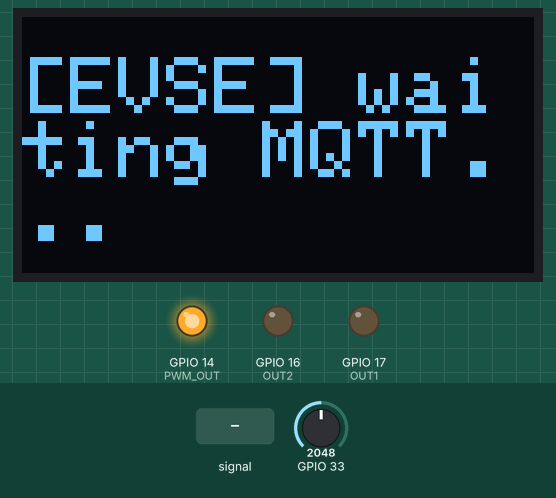
Bench run of a program on a simulated ESP32. Shown: 128×64 one-colour display, output pins drawn as LEDs (lit = HIGH). The test bench sets the inputs (shaded band); at power-on: GPIO 33 = 2048 (analog values on the 0–4095 scale). WiFi joins after 1.5 s; servers stay silent unless stated; no MQTT or app messages arrive unless stated; what the program prints to the serial monitor is not drawn.

Above: at 2.1 s.
At 6.6 s:
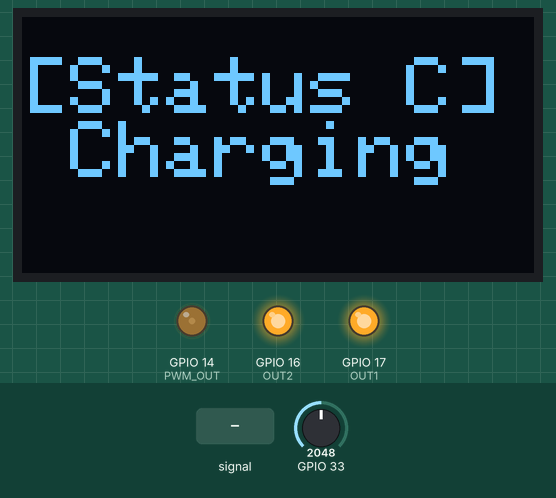
6.7 s: GPIO 33 fed a 200 Hz sine of ±1842 counts around its level
At 8.4 s:
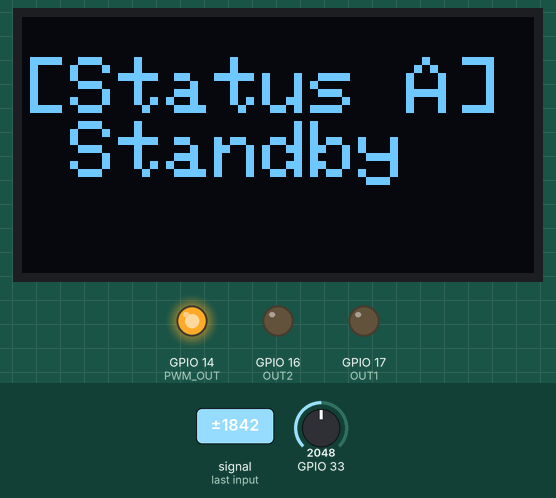
9.5 s: GPIO 33 set to 2866
At 11.9 s:
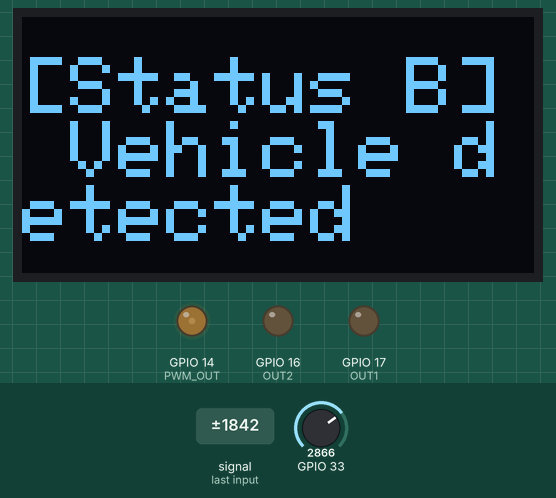
12.5 s: GPIO 33 set to 2517
15.0 s: GPIO 33 set to 2441
At 16.6 s:
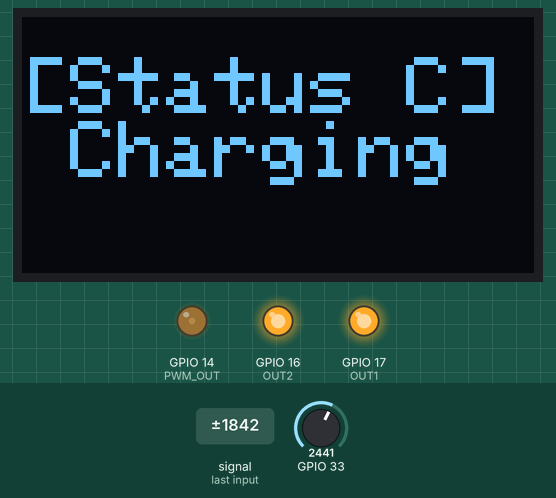
17.5 s: GPIO 33 set to 1311
20.5 s: GPIO 33 set to 1212
At 23.1 s:
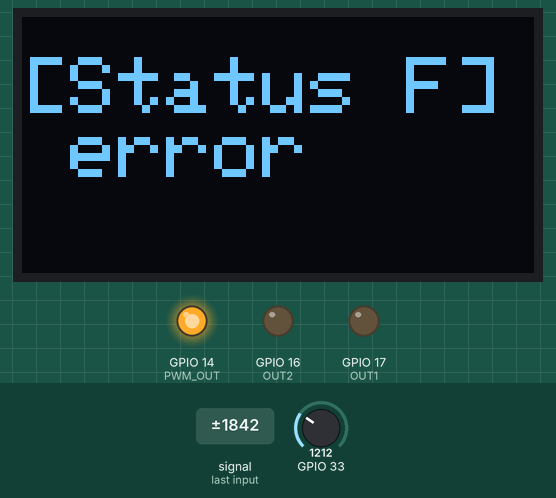
Timing chart, 0 to 24.5 s (numbered marks = the images above; inputs shaded):
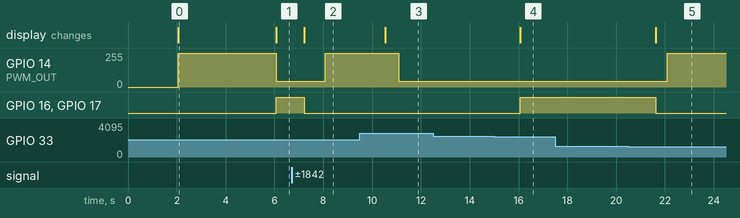

The program:

main.cpp
```cpp
#include <Arduino.h>

#include <driver/adc.h>
#include <driver/i2s.h>

#include <Wire.h>
#include <Adafruit_GFX.h>
#include <Adafruit_SSD1306.h>
#include <WiFi.h>
#include <PubSubClient.h>
#define MQTT true
#define SCREEN_WIDTH 128 // OLED width,  in pixels
#define SCREEN_HEIGHT 64 // OLED height, in pixels
// create an OLED display object connected to I2C
Adafruit_SSD1306 oled(SCREEN_WIDTH, SCREEN_HEIGHT, &Wire, -1);


TaskHandle_t pwmTask;   // 定義 PWM task 的 handle
TaskHandle_t readTask;  // 定義讀取 task 的 handle
TaskHandle_t printTask; // 定義print task 的 handle

const int PWM_OUT = 14;        // 設置 PWM 輸出引腳為 GPIO14
const int PWM_FREQ = 1000;    // 設置 PWM 頻率為 1 kHz
const int PWM_CHANNEL = 0;    // 設置 PWM 訊號通道為 0
const int PWM_RESOLUTION = 8; // 設置 PWM 分辨率為 8 位
const int OUT1 = 17;
const int OUT2 = 16;
//const int PWM_IN = 12;        // 設置 PWM 輸入引腳為 GPIO12
float pwm_voltage = 0;
int PWM_current = 60;
bool MQTT_ready = false;
// WiFi
const char *ssid = "NEAT_2.4G";     // Enter your WiFi name
const char *password = "221b23251"; // Enter WiFi password

// MQTT Broker
const char *mqtt_broker = "192.168.1.169";
const char *topic = "esp32/test";
const char *mqtt_username = "Sim_EVSE1";
const char *mqtt_password = "Sim_EVSE1";
const int mqtt_port = 1883;

WiFiClient espClient;
PubSubClient client(espClient);

void oled_display(String displayword)
{
  oled.clearDisplay(); // clear display

  oled.setTextSize(2);         // set text size
  oled.setTextColor(WHITE);    // set text color
  oled.setCursor(0, 10);       // set position to display
  oled.println(displayword); // set text
  oled.display();              // display on OLED
}

void connectWiFiAndMQTT()
{
  // connecting to a WiFi network
  WiFi.begin(ssid, password);
  while (WiFi.status() != WL_CONNECTED)
  {
    delay(500);
    Serial.println("Connecting to WiFi..");
  }
  Serial.println("Connected to the WiFi network");
  // connecting to a mqtt broker
  client.setServer(mqtt_broker, mqtt_port);
  while (!client.connected())
  {
    String client_id = "esp32-client-";
    client_id += String(WiFi.macAddress());
    Serial.printf("The client %s connects to the public mqtt broker\n", client_id.c_str());
    if (client.connect(client_id.c_str(), mqtt_username, mqtt_password))
    {
      Serial.println("Public emqx mqtt broker connected");
    }
    else
    {
      Serial.print("failed with state ");
      Serial.print(client.state());
      delay(2000);
    }
  }
  // publish and subscribe
  // client.publish(topic, "[EVSE] MQTT ready");
  // oled_display("[EVSE] MQTT ready");
  MQTT_ready = true;
  client.subscribe(topic);
}


void pwmTaskFunction(void *pvParameters)
{
  int duty_int ;
  ledcSetup(PWM_CHANNEL, PWM_FREQ, PWM_RESOLUTION);
  ledcAttachPin(PWM_OUT, PWM_CHANNEL);

  for (;;)
  {
    duty_int = round(4.25 * PWM_current);
    ledcWrite(PWM_CHANNEL, duty_int);
    vTaskDelay(1000 / portTICK_PERIOD_MS);
  }
}
void readPwmTask(void *pvParameters)
{
  for (;;) // 無限循環
  {
    int analogValue=adc1_get_raw(ADC1_CHANNEL_5);
    // adc2_get_raw( ADC2_CHANNEL_4, ADC_WIDTH_12Bit, &analogValue);
    //int analogValue = analogRead(PWM_IN); // 讀取 PWM 訊號的輸入值
    //Serial.println((analogValue * 3.3) / 4095.0);
    if (analogValue != 0)
    {
      if (analogValue > pwm_voltage) // 更新最大電壓值
      {

        pwm_voltage = analogValue;
      }
    }
    //vTaskDelay(100 / portTICK_PERIOD_MS); // 延遲 10 毫秒
  }
}
void cpvTaskFunction(void *pvParameters)
{
  delay(3000);
  float temp = 0;
  char status ='X';
  for (;;)
  {
    pwm_voltage = 0;
    delay(1000);
      temp = pwm_voltage;
      float adcvalue = (temp * 3.3) / 4095.0;
      Serial.println(adcvalue);
      if (adcvalue <1)
      {
        if(status != 'F'){
            String strpub = "["+String(mqtt_username) +"]"+ "Status F error" ;
            if (MQTT){
              if(client.publish(topic, strpub.c_str()))status='F';
            }
            else {
              Serial.println(strpub);
              status='F';
            }
            PWM_current = 60;
            oled_display("[Status F] error");
        }
        digitalWrite(OUT1, LOW);
        digitalWrite(OUT2, LOW);
      }
      else if (adcvalue > 1 && adcvalue < 2)
      {
        if(status != 'C'){
            String strpub = "["+String(mqtt_username) +"]"+ "Status C Charging" ;
            if (MQTT){
              if(client.publish(topic, strpub.c_str()))status='C';
            }
             else {
              Serial.println(strpub);
              status='C';
           }
            PWM_current = 10;
            oled_display("[Status C] Charging");
        }
        digitalWrite(OUT1, HIGH);
        digitalWrite(OUT2, HIGH);
      }
      else if (adcvalue > 2 && adcvalue < 3)
      {
        if(status != 'B'){
            String strpub = "["+String(mqtt_username) +"]"+ "Status B Vehicle detected" ;
            if (MQTT){
              if(client.publish(topic, strpub.c_str()))status='B';
            }
             else {
              Serial.println(strpub);
              status='B';
           }
            PWM_current = 10;
            oled_display("[Status B] Vehicle detected");
        }
        digitalWrite(OUT1, LOW);
        digitalWrite(OUT2, LOW);
      }
      else if (adcvalue >= 3)
      {
        if(status != 'A'){
            String strpub = "["+String(mqtt_username) +"]"+ "Status A Standby" ;
            if (MQTT){
              if(client.publish(topic, strpub.c_str()))status='A';
            }
             else {
              Serial.println(strpub);
              status='A';
           }
            PWM_current = 60;
            oled_display("[Status A] Standby");
        }
        digitalWrite(OUT1, LOW);
        digitalWrite(OUT2, LOW);
      }
    vTaskDelay(100 / portTICK_PERIOD_MS);
  }
}
void mqtt(void *pvParameters)
{
  connectWiFiAndMQTT();
  for (;;) // 無限循環
  {
    // 檢查 Wi-Fi 和 MQTT 連線狀態
    if (!client.connected())
    {
      // 重新連線
      connectWiFiAndMQTT();
    }

    // 處理 MQTT 客戶端的事件
    client.loop();

    // 加入延遲

    vTaskDelay(500 / portTICK_PERIOD_MS); // 500 毫秒的延遲
  }
}

void setup()
{
  Serial.begin(115200);
  adc1_config_width(ADC_WIDTH_BIT_12);
  adc1_config_channel_atten(ADC1_CHANNEL_5,ADC_ATTEN_DB_11);
  //Serial.println("[EVSE State] setup");
  pinMode(OUT1, OUTPUT);
  pinMode(OUT2, OUTPUT);
  digitalWrite(OUT1, LOW);
  digitalWrite(OUT2, LOW);
  analogReadResolution(12); // 設定 ADC 解析度為 12 位元

  // initialize OLED display with I2C address 0x3C
  if (!oled.begin(SSD1306_SWITCHCAPVCC, 0x3C)) {
    Serial.println(F("failed to start SSD1306 OLED"));
  }
  else{
    delay(2000);// wait two seconds for initializing
    if(MQTT)oled_display("[EVSE] waiting MQTT...");

  }

  xTaskCreatePinnedToCore(pwmTaskFunction, "pwmOutputTask", 1000, NULL, 1, NULL, 0);
  xTaskCreatePinnedToCore(readPwmTask, "pwmReadTask", 1000, NULL, 1, NULL, 1);
  xTaskCreatePinnedToCore(cpvTaskFunction, "cpTask", 2000, NULL, 1, NULL, 0);
  if (MQTT) xTaskCreatePinnedToCore(mqtt, "mqttTask", 3000, NULL, 2, NULL, 0);
}

void loop()
{
  //
}
```

Measured:
- the behaviour switches between 2482 and 2481 on GPIO 33 (found by bisection; images 3 and 4)
- the behaviour switches between 1241 and 1240 on GPIO 33 (found by bisection; images 4 and 5)
- after the input at 6.7 s, GPIO 14 (PWM_OUT): 43/255 → 255/255 after 1.4 s; GPIO 16 (OUT2), GPIO 17 (OUT1): HIGH → LOW after 0.51 s; the display: changes after 0.51 s (image 2)
- after the input at 9.5 s, GPIO 14 (PWM_OUT): 255/255 → 43/255 after 1.6 s; the display: changes after 1.0 s (image 3)
- after the input at 12.5 s, every drawn part: stays the same
- after the input at 15.0 s, GPIO 16 (OUT2), GPIO 17 (OUT1): LOW → HIGH after 1.1 s; the display: changes after 1.1 s (image 4)
- after the input at 17.5 s, every drawn part: stays the same
- after the input at 20.5 s, GPIO 14 (PWM_OUT): 43/255 → 255/255 after 1.6 s; GPIO 16 (OUT2), GPIO 17 (OUT1): HIGH → LOW after 1.1 s; the display: changes after 1.1 s (image 5)
- what the display in image 0 shows lasts 4.0 s, from 2.1 s to 6.1 s
